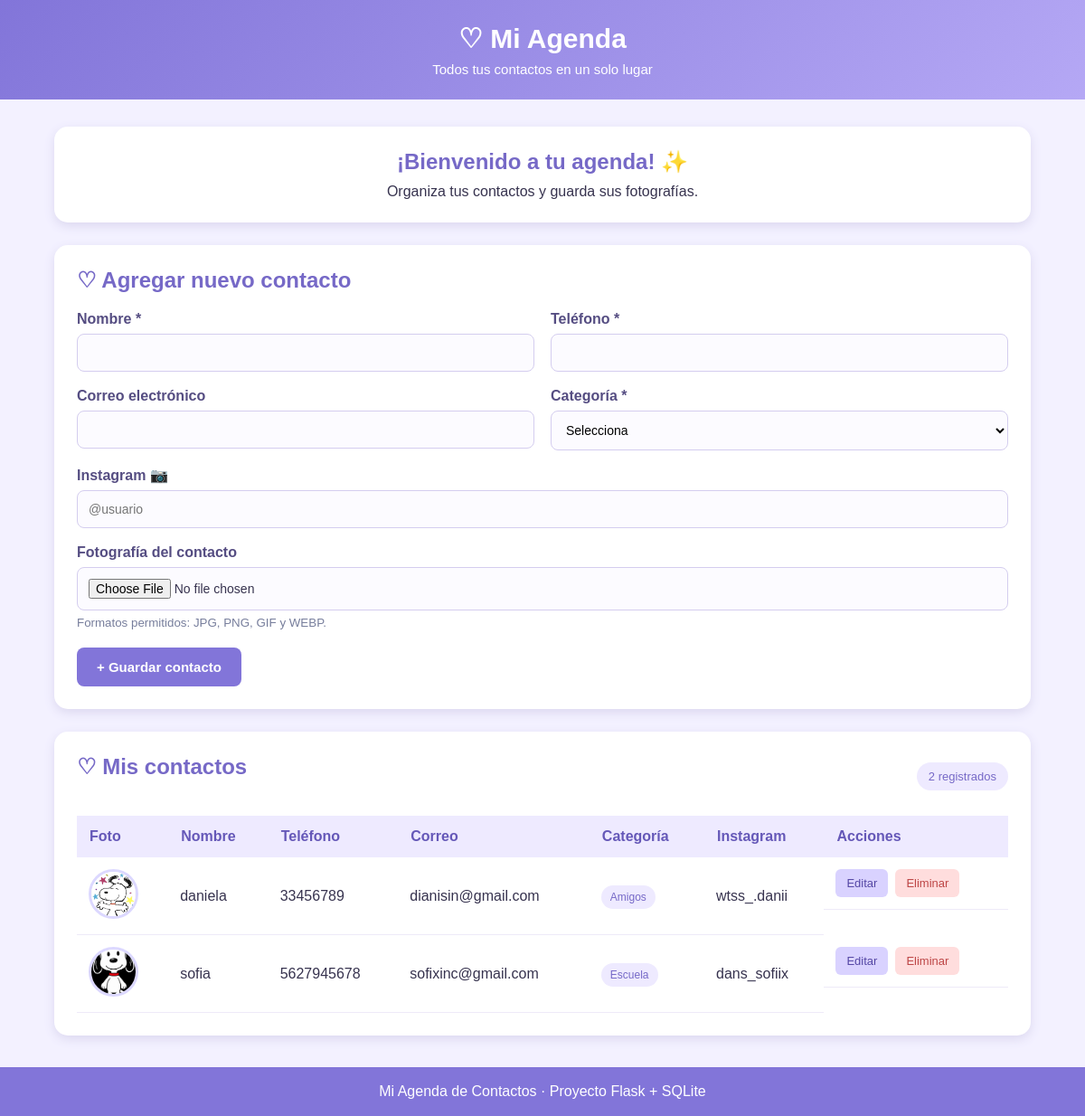
The page / on the database its author committed.
### tables this page shows
CREATE TABLE contactos (
            id INTEGER PRIMARY KEY AUTOINCREMENT,
            nombre TEXT NOT NULL,
            telefono TEXT NOT NULL,
            correo TEXT,
            categoria TEXT NOT NULL,
            instagram TEXT
        , foto TEXT);

### app.py (the view)
@app.route("/")
def inicio():
    conexion = obtener_conexion()
    contactos = conexion.execute(
        "SELECT * FROM contactos ORDER BY nombre"
    ).fetchall()
    conexion.close()
    return render_template("index.html", contactos=contactos)

### database.py (called while the page is built)
def obtener_conexion():
    conexion = sqlite3.connect("contactos.db")
    conexion.row_factory = sqlite3.Row
    return conexion

### templates/index.html (shortened to what this page needs)
{% extends "base.html" %}
{% block contenido %}
<section class="bienvenida">
    <h2>¡Bienvenido a tu agenda! ✨</h2>
    <p>Organiza tus contactos y guarda sus fotografías.</p>
</section>
<section class="tarjeta">
    <h2>♡ Agregar nuevo contacto</h2>
    <form action="{{ url_for('agregar') }}"
          method="POST"
          enctype="multipart/form-data">
        <div class="formulario-grid">
            <div class="campo">
                <label>Nombre *</label>
                <input type="text" name="nombre" required>
            </div>
            <div class="campo">
                <label>Teléfono *</label>
                <input type="tel" name="telefono" required>
            </div>
            <div class="campo">
                <label>Correo electrónico</label>
                <input type="email" name="correo">
            </div>
            <div class="campo">
                <label>Categoría *</label>
                <select name="categoria" required>
                    <option value="">Selecciona</option>
                </select>
            </div>
            <div class="campo campo-completo">
                <label>Instagram 📷</label>
                <input type="text" name="instagram"
                       placeholder="@usuario">
            </div>
            <div class="campo campo-completo">
                <label>Fotografía del contacto</label>
                <input type="file" name="foto"
                       accept="image/png,image/jpeg,image/gif,image/webp">
                <small>Formatos permitidos: JPG, PNG, GIF y WEBP.</small>
            </div>
        </div>
        <button type="submit" class="boton">
            + Guardar contacto
        </button>
    </form>
</section>
<section class="tarjeta">
    <div class="titulo-lista">
        <h2>♡ Mis contactos</h2>
        <span>{{ contactos|length }} registrados</span>
    </div>
    {% if contactos %}
    <div class="tabla-contenedor">
        <table>
            <thead>
                <tr>
                    <th>Foto</th>
                    <th>Nombre</th>
                    <th>Teléfono</th>
                    <th>Correo</th>
                    <th>Categoría</th>
                    <th>Instagram</th>
                    <th>Acciones</th>
                </tr>
            </thead>
            <tbody>
                {% for contacto in contactos %}
                <tr>
                    <td>
                        {% if contacto.foto %}
                            <img class="foto-contacto"
                                 src="{{ url_for('static', filename='uploads/' + contacto.foto) }}"
                                 alt="Foto de {{ contacto.nombre }}">
                        {% else %}
                            <div class="sin-foto">♡</div>
                        {% endif %}
                    </td>
                    <td>{{ contacto.nombre }}</td>
                    <td>{{ contacto.telefono }}</td>
                    <td>{{ contacto.correo or "Sin correo" }}</td>
                    <td>
                        <span class="categoria">
                            {{ contacto.categoria }}
                        </span>
                    </td>
                    <td>{{ contacto.instagram or "Sin Instagram" }}</td>
                    <td class="acciones">
                        <a class="editar"
                           href="{{ url_for('editar', id=contacto.id) }}">
                            Editar
                        </a>
                        <form action="{{ url_for('eliminar', id=contacto.id) }}"
                              method="POST"
                              onsubmit="return confirm('¿Deseas eliminar este contacto?');">
                            <button type="submit" class="eliminar">
                                Eliminar
                            </button>
                        </form>
                    </td>
                </tr>
                {% endfor %}
            </tbody>
        </table>
    </div>
    {% else %}
    <div class="vacio">
        <h3>♡ Tu agenda está vacía</h3>
        <p>Agrega tu primer contacto para comenzar.</p>
    </div>
    {% endif %}
</section>
{% endblock %}

### templates/base.html (shortened to what this page needs)
<!DOCTYPE html>
<html lang="es">
<head>
    <link rel="stylesheet" href="{{ url_for('static', filename='estilos.css') }}">
</head>
<body>
    <header class="encabezado">
        <div>
            <h1>♡ Mi Agenda</h1>
            <p>Todos tus contactos en un solo lugar</p>
        </div>
    </header>
    <main class="contenedor">
        {% block contenido %}
        {% endblock %}
    </main>
    <footer>
        <p>Mi Agenda de Contactos · Proyecto Flask + SQLite</p>
    </footer>
</body>
</html>

### static/estilos.css (style rules this page uses)
* { margin: 0; padding: 0; box-sizing: border-box; }
body { font-family: Arial, sans-serif; background: #f3f1ff; color: #37334f; }
header { background: linear-gradient(135deg, #8275d9, #b5a8f5); color: white; padding: 25px; text-align: center; }
header h1 { font-size: 30px; margin-bottom: 8px; }
header p { font-size: 15px; }
main { width: 90%; max-width: 1200px; margin: 30px auto; }
.bienvenida { background: white; padding: 25px; border-radius: 15px; margin-bottom: 25px; text-align: center; box-shadow: 0 4px 12px #dcd8f0; }
.bienvenida h2 { color: #7669c7; margin-bottom: 10px; }
.tarjeta { background: white; padding: 25px; border-radius: 15px; margin-bottom: 25px; box-shadow: 0 4px 12px #dcd8f0; }
.tarjeta h2 { color: #7669c7; margin-bottom: 20px; }
.formulario-grid { display: grid; grid-template-columns: 1fr 1fr; gap: 18px; }
.campo { display: flex; flex-direction: column; }
.campo-completo { grid-column: 1 / 3; }
.campo label { margin-bottom: 7px; font-weight: bold; color: #554d82; }
.campo input, .campo select { padding: 12px; border: 1px solid #d4cdef; border-radius: 8px; outline: none; font-size: 14px; background: #fcfbff; }
.campo small { color: #777e9c; margin-top: 6px; }
.boton { background: #8275d9; color: white; border: none; padding: 13px 22px; border-radius: 8px; margin-top: 20px; cursor: pointer; font-size: 15px; font-weight: bold; transition: 0.3s; }
.titulo-lista { display: flex; justify-content: space-between; align-items: center; margin-bottom: 20px; }
.titulo-lista span { background: #eeeaff; color: #7669c7; padding: 8px 13px; border-radius: 20px; font-size: 13px; }
.tabla-contenedor { width: 100%; overflow-x: auto; }
table { width: 100%; border-collapse: collapse; min-width: 750px; }
thead { background: #eeeaff; }
th { color: #6558b8; padding: 14px; text-align: left; }
td { padding: 13px; border-bottom: 1px solid #eeeaf8; text-align: left; }
.foto-contacto { width: 55px; height: 55px; border-radius: 50%; object-fit: cover; border: 3px solid #dcd8ff; }
.categoria { background: #eeeaff; color: #7669c7; padding: 6px 10px; border-radius: 15px; font-size: 12px; }
.acciones { display: flex; align-items: center; gap: 8px; }
.editar { background: #d9d2ff; color: #5547a5; padding: 8px 12px; border-radius: 6px; text-decoration: none; font-size: 13px; }
.eliminar { background: #ffdddd; color: #bd4545; padding: 8px 12px; border: none; border-radius: 6px; cursor: pointer; font-size: 13px; }
footer { background: #8275d9; color: white; text-align: center; padding: 18px; margin-top: 35px; }

### rows shown on the page
contactos: foto (picture), nombre "daniela", telefono "33456789", correo "dianisin@gmail.com", categoria "Amigos", instagram "wtss_.danii"
contactos: foto (picture), nombre "sofia", telefono "5627945678", correo "sofixinc@gmail.com", categoria "Escuela", instagram "dans_sofiix"

### other values the page prints
{{ contactos|length }} "2"
